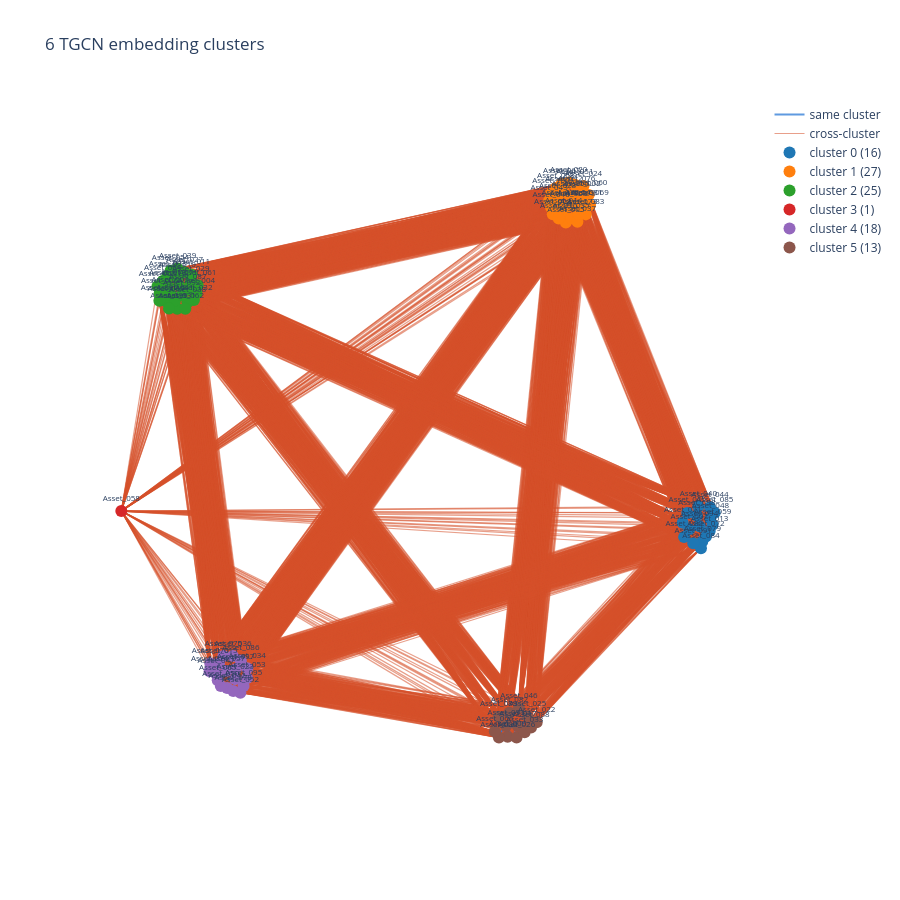

The code cell stored with this chart in its notebook:
### Code cell
plot_cluster_graph(pred_cos, emb_labels, f"{n_clusters} TGCN embedding clusters")

### Figure 1 — Plotly figure (JSON) as saved in the notebook; plotly's stock layout.template omitted (floating-point values rounded to 4 significant figures; data arrays with more than 128 entries replaced by an {"elided": "..."} marker saying what was removed)
{"data": [{"hoverinfo": "skip", "line": {"color": "rgba(42,120,214,0.75)", "width": 2}, "mode": "lines", "name": "same cluster", "type": "scatter", "x": {"elided": "3006 float values"}, "y": {"elided": "3006 float values"}}, {"hoverinfo": "skip", "line": {"color": "rgba(214, 80, 42, 0.55)", "width": 1.2}, "mode": "lines", "name": "cross-cluster", "type": "scatter", "x": {"elided": "11844 float values"}, "y": {"elided": "11844 float values"}}, {"hovertemplate": "%{text}<extra></extra>", "marker": {"color": "rgba(42,120,214,0.75)", "opacity": 0, "size": 6}, "mode": "markers", "name": "same cluster cosine", "showlegend": false, "text": {"elided": "1002 str values"}, "type": "scatter", "x": {"elided": "1002 float values"}, "y": {"elided": "1002 float values"}}, {"hovertemplate": "%{text}<extra></extra>", "marker": {"color": "rgba(214, 80, 42, 0.55)", "opacity": 0, "size": 6}, "mode": "markers", "name": "cross-cluster cosine", "showlegend": false, "text": {"elided": "3948 str values"}, "type": "scatter", "x": {"elided": "3948 float values"}, "y": {"elided": "3948 float values"}}, {"hovertemplate": "%{text}<br>cluster %{meta}<extra></extra>", "marker": {"color": "#1f77b4", "size": 12}, "meta": [0, 0, 0, 0, 0, 0, 0, 0, 0, 0, 0, 0, 0, 0, 0, 0], "mode": "markers+text", "name": "cluster 0 (16)", "text": ["Asset_007", "Asset_013", "Asset_021", "Asset_040", "Asset_044", "Asset_045", "Asset_048", "Asset_059", "Asset_072", "Asset_079", "Asset_080", "Asset_084", "Asset_085", "Asset_091", "Asset_094", "Asset_098"], "textfont": {"size": 8}, "textposition": "top center", "type": "scatter", "x": [0.8829, 0.9498, 0.8615, 0.9126, 0.9506, 0.8763, 0.9522, 0.9594, 0.9374, 0.9256, 0.8662, 0.9212, 0.9661, 0.896, 0.9167, 0.9078], "y": [-0.3188, -0.3245, -0.2972, -0.2438, -0.2467, -0.2652, -0.2829, -0.3036, -0.3418, -0.3584, -0.3434, -0.3806, -0.2646, -0.3638, -0.3084, -0.2739]}, {"hovertemplate": "%{text}<br>cluster %{meta}<extra></extra>", "marker": {"color": "#ff7f0e", "size": 12}, "meta": [1, 1, 1, 1, 1, 1, 1, 1, 1, 1, 1, 1, 1, 1, 1, 1, 1, 1, 1, 1, 1, 1, 1, 1, 1, 1, 1], "mode": "markers+text", "name": "cluster 1 (27)", "text": ["Asset_002", "Asset_005", "Asset_008", "Asset_012", "Asset_014", "Asset_016", "Asset_020", "Asset_024", "Asset_028", "Asset_035", "Asset_037", "Asset_043", "Asset_049", "Asset_051", "Asset_056", "Asset_060", "Asset_063", "Asset_067", "Asset_068", "Asset_069", "Asset_073", "Asset_076", "Asset_077", "Asset_081", "Asset_083", "Asset_096", "Asset_100"], "textfont": {"size": 8}, "textposition": "top center", "type": "scatter", "x": [0.5324, 0.4791, 0.4364, 0.4729, 0.4721, 0.4311, 0.4886, 0.5369, 0.4521, 0.4962, 0.5171, 0.4243, 0.5132, 0.5086, 0.4934, 0.5538, 0.4883, 0.4658, 0.4462, 0.5585, 0.5201, 0.5148, 0.4603, 0.5382, 0.5445, 0.4558, 0.4303], "y": [0.7696, 0.6846, 0.7117, 0.7858, 0.7147, 0.7342, 0.8162, 0.8043, 0.7638, 0.6986, 0.6872, 0.7561, 0.7417, 0.8087, 0.7698, 0.7747, 0.7378, 0.8125, 0.7978, 0.7422, 0.7125, 0.787, 0.7413, 0.7407, 0.7116, 0.6978, 0.7798]}, {"hovertemplate": "%{text}<br>cluster %{meta}<extra></extra>", "marker": {"color": "#2ca02c", "size": 12}, "meta": [2, 2, 2, 2, 2, 2, 2, 2, 2, 2, 2, 2, 2, 2, 2, 2, 2, 2, 2, 2, 2, 2, 2, 2, 2], "mode": "markers+text", "name": "cluster 2 (25)", "text": ["Asset_001", "Asset_003", "Asset_004", "Asset_006", "Asset_010", "Asset_011", "Asset_018", "Asset_019", "Asset_027", "Asset_029", "Asset_031", "Asset_032", "Asset_038", "Asset_039", "Asset_041", "Asset_054", "Asset_055", "Asset_061", "Asset_062", "Asset_064", "Asset_071", "Asset_087", "Asset_090", "Asset_092", "Asset_099"], "textfont": {"size": 8}, "textposition": "top center", "type": "scatter", "x": [-0.8153, -0.8238, -0.7292, -0.8496, -0.7919, -0.7454, -0.8236, -0.8281, -0.7681, -0.7476, -0.7922, -0.7376, -0.7585, -0.7909, -0.7995, -0.814, -0.8567, -0.7251, -0.7656, -0.8393, -0.786, -0.7572, -0.8504, -0.7774, -0.819], "y": [0.4556, 0.5091, 0.4539, 0.4535, 0.5053, 0.5137, 0.4797, 0.4275, 0.5221, 0.4905, 0.4026, 0.4314, 0.4243, 0.5341, 0.4298, 0.5274, 0.4764, 0.4797, 0.403, 0.4939, 0.4799, 0.4659, 0.4289, 0.4469, 0.4038]}, {"hovertemplate": "%{text}<br>cluster %{meta}<extra></extra>", "marker": {"color": "#d62728", "size": 12}, "meta": [3], "mode": "markers+text", "name": "cluster 3 (1)", "text": ["Asset_058"], "textfont": {"size": 8}, "textposition": "top center", "type": "scatter", "x": [-0.975], "y": [-0.2589]}, {"hovertemplate": "%{text}<br>cluster %{meta}<extra></extra>", "marker": {"color": "#9467bd", "size": 12}, "meta": [4, 4, 4, 4, 4, 4, 4, 4, 4, 4, 4, 4, 4, 4, 4, 4, 4, 4], "mode": "markers+text", "name": "cluster 4 (18)", "text": ["Asset_015", "Asset_023", "Asset_034", "Asset_036", "Asset_042", "Asset_047", "Asset_050", "Asset_052", "Asset_053", "Asset_057", "Asset_065", "Asset_070", "Asset_074", "Asset_075", "Asset_078", "Asset_086", "Asset_095", "Asset_097"], "textfont": {"size": 8}, "textposition": "top center", "type": "scatter", "x": [-0.6554, -0.6024, -0.5631, -0.6099, -0.6287, -0.6647, -0.6495, -0.5855, -0.5638, -0.631, -0.6596, -0.6838, -0.6861, -0.6409, -0.6087, -0.5839, -0.575, -0.601], "y": [-0.7572, -0.8087, -0.7727, -0.7334, -0.838, -0.7917, -0.8315, -0.8532, -0.8048, -0.7823, -0.8122, -0.7577, -0.7832, -0.733, -0.8474, -0.7482, -0.831, -0.7762]}, {"hovertemplate": "%{text}<br>cluster %{meta}<extra></extra>", "marker": {"color": "#8c564b", "size": 12}, "meta": [5, 5, 5, 5, 5, 5, 5, 5, 5, 5, 5, 5, 5], "mode": "markers+text", "name": "cluster 5 (13)", "text": ["Asset_009", "Asset_017", "Asset_022", "Asset_025", "Asset_026", "Asset_030", "Asset_033", "Asset_046", "Asset_066", "Asset_082", "Asset_088", "Asset_089", "Asset_093"], "textfont": {"size": 8}, "textposition": "top center", "type": "scatter", "x": [0.2887, 0.3221, 0.3839, 0.3541, 0.318, 0.2603, 0.3444, 0.3259, 0.247, 0.2945, 0.3653, 0.2593, 0.2837], "y": [-0.9968, -0.9622, -0.9495, -0.93, -1.0, -1.0, -0.9823, -0.9034, -0.9799, -0.9185, -0.9666, -0.9318, -0.962]}], "layout": {"height": 900, "plot_bgcolor": "white", "showlegend": true, "title": {"text": "6 TGCN embedding clusters"}, "width": 900, "xaxis": {"visible": false}, "yaxis": {"scaleanchor": "x", "visible": false}}}
